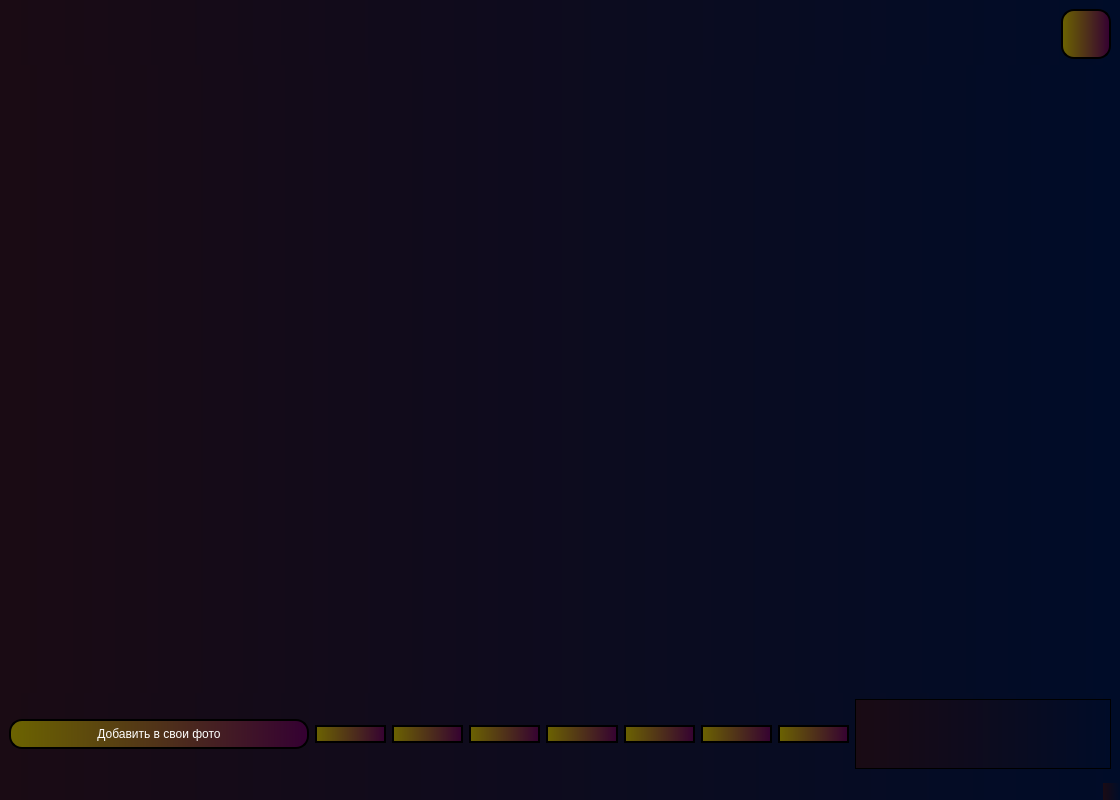
<?xml version="1.0" encoding="UTF-8"?>
<ui version="4.0">
 <class>MainWindow</class>
 <widget class="QMainWindow" name="MainWindow">
  <property name="geometry">
   <rect>
    <x>0</x>
    <y>0</y>
    <width>1120</width>
    <height>800</height>
   </rect>
  </property>
  <property name="minimumSize">
   <size>
    <width>0</width>
    <height>0</height>
   </size>
  </property>
  <property name="maximumSize">
   <size>
    <width>16777215</width>
    <height>16777215</height>
   </size>
  </property>
  <property name="windowTitle">
   <string>Фотография</string>
  </property>
  <property name="styleSheet">
   <string notr="true">background-color: qlineargradient(spread:pad, x1:0, y1:0, x2:1, y2:0, stop:0 rgba(26,11,20, 255), stop:1 rgba(0, 12, 40, 255));
color: rgb(255, 255, 255);</string>
  </property>
  <widget class="QWidget" name="centralwidget">
   <layout class="QGridLayout" name="gridLayout">
    <item row="1" column="0">
     <layout class="QVBoxLayout" name="verticalLayout">
      <item>
       <layout class="QHBoxLayout" name="horizontalLayout_2">
        <property name="spacing">
         <number>30</number>
        </property>
        <property name="sizeConstraint">
         <enum>QLayout::SetDefaultConstraint</enum>
        </property>
        <item>
         <spacer name="horizontalSpacer">
          <property name="orientation">
           <enum>Qt::Horizontal</enum>
          </property>
          <property name="sizeHint" stdset="0">
           <size>
            <width>40</width>
            <height>20</height>
           </size>
          </property>
         </spacer>
        </item>
        <item>
         <widget class="QPushButton" name="btn_back">
          <property name="sizePolicy">
           <sizepolicy hsizetype="Fixed" vsizetype="Fixed">
            <horstretch>0</horstretch>
            <verstretch>0</verstretch>
           </sizepolicy>
          </property>
          <property name="minimumSize">
           <size>
            <width>50</width>
            <height>50</height>
           </size>
          </property>
          <property name="font">
           <font>
            <family>MS UI Gothic</family>
            <weight>75</weight>
            <bold>true</bold>
           </font>
          </property>
          <property name="styleSheet">
           <string notr="true">background-color: qlineargradient(spread:pad, x1:0, y1:0, x2:1, y2:0, stop:0 rgba(108, 100, 0, 255), stop:1 rgba(52, 0, 50, 255));
border-radius: 13px;
border: 2px solid;
color: rgb(255, 85, 255);
font-color: rgb(255, 85, 255);</string>
          </property>
          <property name="text">
           <string/>
          </property>
          <property name="icon">
           <iconset>
            <normaloff>../../../Users/Downloads/Home-icon.svg.png</normaloff>../../../Users/Downloads/Home-icon.svg.png</iconset>
          </property>
          <property name="iconSize">
           <size>
            <width>24</width>
            <height>24</height>
           </size>
          </property>
         </widget>
        </item>
       </layout>
      </item>
      <item>
       <widget class="QLabel" name="label">
        <property name="sizePolicy">
         <sizepolicy hsizetype="Expanding" vsizetype="Expanding">
          <horstretch>0</horstretch>
          <verstretch>0</verstretch>
         </sizepolicy>
        </property>
        <property name="minimumSize">
         <size>
          <width>1100</width>
          <height>600</height>
         </size>
        </property>
        <property name="text">
         <string/>
        </property>
       </widget>
      </item>
      <item>
       <layout class="QHBoxLayout" name="horizontalLayout">
        <item>
         <widget class="QPushButton" name="btn_add_bd">
          <property name="sizePolicy">
           <sizepolicy hsizetype="Expanding" vsizetype="Fixed">
            <horstretch>0</horstretch>
            <verstretch>0</verstretch>
           </sizepolicy>
          </property>
          <property name="minimumSize">
           <size>
            <width>300</width>
            <height>0</height>
           </size>
          </property>
          <property name="maximumSize">
           <size>
            <width>400</width>
            <height>30</height>
           </size>
          </property>
          <property name="font">
           <font>
            <family>Arial</family>
            <weight>50</weight>
            <bold>false</bold>
           </font>
          </property>
          <property name="styleSheet">
           <string notr="true">background-color: qlineargradient(spread:pad, x1:0, y1:0, x2:1, y2:0, stop:0 rgba(108, 100, 0, 255), stop:1 rgba(52, 0, 50, 255));
border-radius: 13px;
border: 2px solid;
font-color: qlineargradient(spread:pad, x1:0, y1:0, x2:1, y2:0, stop:0 rgba(108, 100, 0, 255), stop:1 rgba(52, 0, 50, 255));</string>
          </property>
          <property name="text">
           <string>Добавить в свои фото</string>
          </property>
          <property name="icon">
           <iconset>
            <normaloff>../../../Users/Downloads/image-editing.png</normaloff>../../../Users/Downloads/image-editing.png</iconset>
          </property>
          <property name="iconSize">
           <size>
            <width>30</width>
            <height>30</height>
           </size>
          </property>
         </widget>
        </item>
        <item>
         <widget class="QPushButton" name="btn_save">
          <property name="sizePolicy">
           <sizepolicy hsizetype="Expanding" vsizetype="Fixed">
            <horstretch>0</horstretch>
            <verstretch>0</verstretch>
           </sizepolicy>
          </property>
          <property name="font">
           <font>
            <family>MS UI Gothic</family>
            <weight>75</weight>
            <bold>true</bold>
           </font>
          </property>
          <property name="styleSheet">
           <string notr="true">background-color: qlineargradient(spread:pad, x1:0, y1:0, x2:1, y2:0, stop:0 rgba(108, 100, 0, 255), stop:1 rgba(52, 0, 50, 255));
border-radius: 13px;
border: 2px solid;
color: rgb(255, 85, 255);
font-color: rgb(255, 85, 255);</string>
          </property>
          <property name="text">
           <string/>
          </property>
          <property name="icon">
           <iconset>
            <normaloff>../../../Users/Downloads/image-editing.png</normaloff>../../../Users/Downloads/image-editing.png</iconset>
          </property>
          <property name="iconSize">
           <size>
            <width>30</width>
            <height>30</height>
           </size>
          </property>
         </widget>
        </item>
        <item>
         <widget class="QPushButton" name="btn_decorate">
          <property name="sizePolicy">
           <sizepolicy hsizetype="Expanding" vsizetype="Fixed">
            <horstretch>0</horstretch>
            <verstretch>0</verstretch>
           </sizepolicy>
          </property>
          <property name="font">
           <font>
            <family>MS UI Gothic</family>
            <weight>75</weight>
            <bold>true</bold>
           </font>
          </property>
          <property name="styleSheet">
           <string notr="true">background-color: qlineargradient(spread:pad, x1:0, y1:0, x2:1, y2:0, stop:0 rgba(108, 100, 0, 255), stop:1 rgba(52, 0, 50, 255));
border-radius: 13px;
border: 2px solid;
color: rgb(255, 85, 255);
font-color: rgb(255, 85, 255);</string>
          </property>
          <property name="text">
           <string/>
          </property>
          <property name="icon">
           <iconset>
            <normaloff>../../../Users/Downloads/image-editing.png</normaloff>../../../Users/Downloads/image-editing.png</iconset>
          </property>
          <property name="iconSize">
           <size>
            <width>30</width>
            <height>30</height>
           </size>
          </property>
         </widget>
        </item>
        <item>
         <widget class="QPushButton" name="btn_unzoom">
          <property name="sizePolicy">
           <sizepolicy hsizetype="Expanding" vsizetype="Fixed">
            <horstretch>0</horstretch>
            <verstretch>0</verstretch>
           </sizepolicy>
          </property>
          <property name="font">
           <font>
            <family>MS UI Gothic</family>
            <weight>75</weight>
            <bold>true</bold>
           </font>
          </property>
          <property name="styleSheet">
           <string notr="true">background-color: qlineargradient(spread:pad, x1:0, y1:0, x2:1, y2:0, stop:0 rgba(108, 100, 0, 255), stop:1 rgba(52, 0, 50, 255));
border-radius: 13px;
border: 2px solid;
color: rgb(255, 85, 255);
font-color: rgb(255, 85, 255);</string>
          </property>
          <property name="text">
           <string/>
          </property>
          <property name="icon">
           <iconset>
            <normaloff>../../../Users/Downloads/372-3724311_this-free-icons-png-design-of-simple-zoom-fotor-20231016134238.png</normaloff>../../../Users/Downloads/372-3724311_this-free-icons-png-design-of-simple-zoom-fotor-20231016134238.png</iconset>
          </property>
          <property name="iconSize">
           <size>
            <width>30</width>
            <height>30</height>
           </size>
          </property>
         </widget>
        </item>
        <item>
         <widget class="QPushButton" name="btn_zoom">
          <property name="sizePolicy">
           <sizepolicy hsizetype="Expanding" vsizetype="Fixed">
            <horstretch>0</horstretch>
            <verstretch>0</verstretch>
           </sizepolicy>
          </property>
          <property name="font">
           <font>
            <family>MS UI Gothic</family>
            <weight>75</weight>
            <bold>true</bold>
           </font>
          </property>
          <property name="styleSheet">
           <string notr="true">background-color: qlineargradient(spread:pad, x1:0, y1:0, x2:1, y2:0, stop:0 rgba(108, 100, 0, 255), stop:1 rgba(52, 0, 50, 255));
border-radius: 13px;
border: 2px solid;
color: rgb(255, 85, 255);
font-color: rgb(255, 85, 255);</string>
          </property>
          <property name="text">
           <string/>
          </property>
          <property name="icon">
           <iconset>
            <normaloff>../../../Users/Downloads/372-3724311_this-free-icons-png-design-of-simple-zoom-fotor-2023101613424.png</normaloff>../../../Users/Downloads/372-3724311_this-free-icons-png-design-of-simple-zoom-fotor-2023101613424.png</iconset>
          </property>
          <property name="iconSize">
           <size>
            <width>30</width>
            <height>30</height>
           </size>
          </property>
         </widget>
        </item>
        <item>
         <widget class="QPushButton" name="btn_rotate_90">
          <property name="sizePolicy">
           <sizepolicy hsizetype="Expanding" vsizetype="Fixed">
            <horstretch>0</horstretch>
            <verstretch>0</verstretch>
           </sizepolicy>
          </property>
          <property name="font">
           <font>
            <family>MS UI Gothic</family>
            <weight>75</weight>
            <bold>true</bold>
           </font>
          </property>
          <property name="styleSheet">
           <string notr="true">background-color: qlineargradient(spread:pad, x1:0, y1:0, x2:1, y2:0, stop:0 rgba(108, 100, 0, 255), stop:1 rgba(52, 0, 50, 255));
border-radius: 13px;
border: 2px solid;
color: rgb(255, 85, 255);
font-color: rgb(255, 85, 255);</string>
          </property>
          <property name="text">
           <string/>
          </property>
          <property name="icon">
           <iconset>
            <normaloff>../../../Users/Downloads/imgonline-com-ua-Mirror-JyRoM3atKQ.png</normaloff>../../../Users/Downloads/imgonline-com-ua-Mirror-JyRoM3atKQ.png</iconset>
          </property>
          <property name="iconSize">
           <size>
            <width>30</width>
            <height>30</height>
           </size>
          </property>
         </widget>
        </item>
        <item>
         <widget class="QPushButton" name="btn_rotate_270">
          <property name="sizePolicy">
           <sizepolicy hsizetype="Expanding" vsizetype="Fixed">
            <horstretch>0</horstretch>
            <verstretch>0</verstretch>
           </sizepolicy>
          </property>
          <property name="font">
           <font>
            <family>MS UI Gothic</family>
            <weight>75</weight>
            <bold>true</bold>
           </font>
          </property>
          <property name="styleSheet">
           <string notr="true">background-color: qlineargradient(spread:pad, x1:0, y1:0, x2:1, y2:0, stop:0 rgba(108, 100, 0, 255), stop:1 rgba(52, 0, 50, 255));
border-radius: 13px;
border: 2px solid;
color: rgb(255, 85, 255);
font-color: rgb(255, 85, 255);</string>
          </property>
          <property name="text">
           <string/>
          </property>
          <property name="icon">
           <iconset>
            <normaloff>../../../Users/Downloads/icons8-поверните-против-часовой-стрелки-50.png</normaloff>../../../Users/Downloads/icons8-поверните-против-часовой-стрелки-50.png</iconset>
          </property>
          <property name="iconSize">
           <size>
            <width>30</width>
            <height>30</height>
           </size>
          </property>
         </widget>
        </item>
        <item>
         <widget class="QPushButton" name="btn_delete">
          <property name="sizePolicy">
           <sizepolicy hsizetype="Expanding" vsizetype="Fixed">
            <horstretch>0</horstretch>
            <verstretch>0</verstretch>
           </sizepolicy>
          </property>
          <property name="font">
           <font>
            <family>MS UI Gothic</family>
            <weight>75</weight>
            <bold>true</bold>
           </font>
          </property>
          <property name="styleSheet">
           <string notr="true">background-color: qlineargradient(spread:pad, x1:0, y1:0, x2:1, y2:0, stop:0 rgba(108, 100, 0, 255), stop:1 rgba(52, 0, 50, 255));
border-radius: 13px;
border: 2px solid;
color: rgb(255, 85, 255);
font-color: rgb(255, 85, 255);</string>
          </property>
          <property name="text">
           <string/>
          </property>
          <property name="icon">
           <iconset>
            <normaloff>../../../Users/Downloads/recycle-bin.png</normaloff>../../../Users/Downloads/recycle-bin.png</iconset>
          </property>
          <property name="iconSize">
           <size>
            <width>30</width>
            <height>30</height>
           </size>
          </property>
         </widget>
        </item>
        <item>
         <widget class="QTextEdit" name="textEdit">
          <property name="sizePolicy">
           <sizepolicy hsizetype="Expanding" vsizetype="Fixed">
            <horstretch>0</horstretch>
            <verstretch>0</verstretch>
           </sizepolicy>
          </property>
          <property name="minimumSize">
           <size>
            <width>100</width>
            <height>50</height>
           </size>
          </property>
          <property name="maximumSize">
           <size>
            <width>16777215</width>
            <height>70</height>
           </size>
          </property>
          <property name="styleSheet">
           <string notr="true">color: rgb(255, 0, 0);</string>
          </property>
         </widget>
        </item>
       </layout>
      </item>
     </layout>
    </item>
   </layout>
  </widget>
  <widget class="QMenuBar" name="menubar">
   <property name="geometry">
    <rect>
     <x>0</x>
     <y>0</y>
     <width>1120</width>
     <height>21</height>
    </rect>
   </property>
  </widget>
  <widget class="QStatusBar" name="statusbar"/>
 </widget>
 <resources/>
 <connections/>
</ui>
